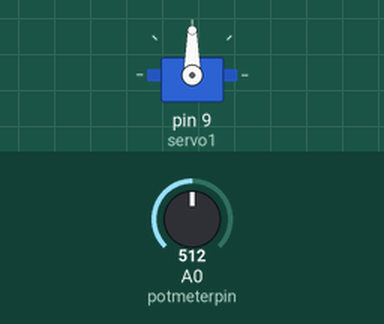
Bench run of a sketch on a simulated Arduino Uno, built with avr-gcc and run on an emulated ATmega328P. Parts: servo. Inputs (shaded band) come from the test bench; at power-on: A0 (potmeterpin) = 512.

Above: at 1.2 s.
1.3 s: A0 (potmeterpin) set to 716
At 2.5 s:
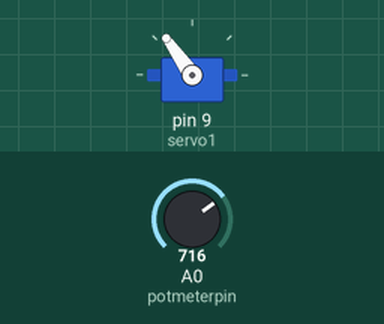
2.8 s: A0 (potmeterpin) set to 900
At 3.6 s:
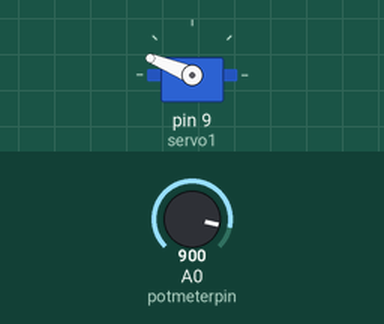
4.3 s: A0 (potmeterpin) set to 1023
At 5.0 s:
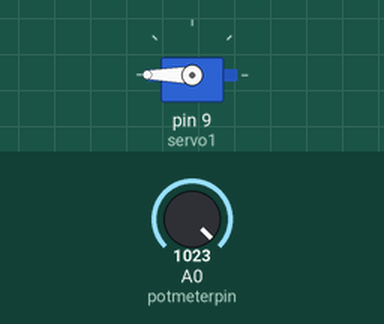
5.8 s: A0 (potmeterpin) set to 306
At 7.0 s:
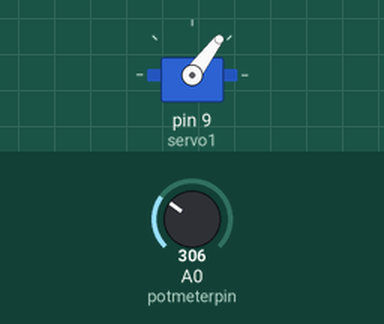
7.3 s: A0 (potmeterpin) set to 122
At 8.5 s:
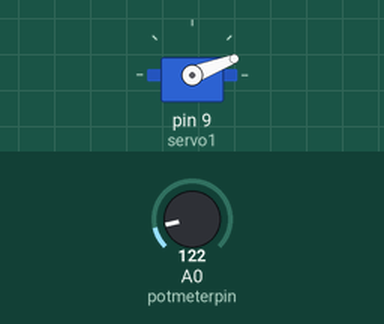
Timing chart, 0 to 9.8 s (numbered marks = the images above; inputs shaded):
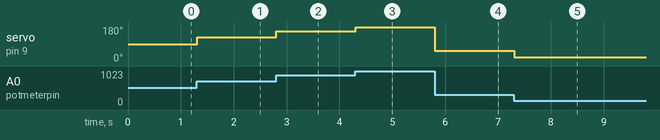

Measured:
- after the input at 1.3 s, servo on pin 9 (servo1): 90° → 125° at once
- after the input at 2.8 s, servo on pin 9 (servo1): 125° → 158° at once
- after the input at 4.3 s, servo on pin 9 (servo1): 158° → 180° at once
- after the input at 5.8 s, servo on pin 9 (servo1): 180° → 53° at once
- after the input at 7.3 s, servo on pin 9 (servo1): 53° → 21° at once

The sketch:

Servo_and_Knob.ino
```cpp
#include <Servo.h>

Servo servo1;

int potmeterpin = 0;
int val;
void setup() {
  servo1.attach(9);
}

void loop() {
  val = analogRead(potmeterpin);
  val = map(val, 0, 1023, 0, 180);
  servo1.write(val);
  delay(15);
}
```
